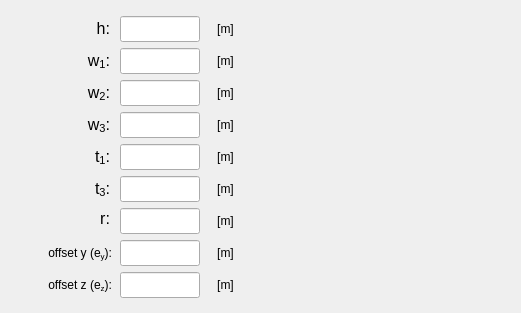
    <widget class="QWidget" name="tab_I_ection">
     <attribute name="title">
      <string>I-section</string>
     </attribute>
     <widget class="QLabel" name="label_3">
      <property name="geometry">
       <rect>
        <x>284</x>
        <y>16</y>
        <width>228</width>
        <height>288</height>
       </rect>
      </property>
      <property name="text">
       <string/>
      </property>
      <property name="pixmap">
       <pixmap>../../../figures/I_profile.PNG</pixmap>
      </property>
      <property name="scaledContents">
       <bool>true</bool>
      </property>
     </widget>
     <widget class="QLabel" name="label_84">
      <property name="geometry">
       <rect>
        <x>20</x>
        <y>176</y>
        <width>90</width>
        <height>26</height>
       </rect>
      </property>
      <property name="minimumSize">
       <size>
        <width>90</width>
        <height>26</height>
       </size>
      </property>
      <property name="maximumSize">
       <size>
        <width>90</width>
        <height>26</height>
       </size>
      </property>
      <property name="text">
       <string>&lt;html&gt;&lt;head/&gt;&lt;body&gt;&lt;p align=&quot;right&quot;&gt;&lt;span style=&quot; font-size:12pt;&quot;&gt;t&lt;/span&gt;&lt;span style=&quot; font-size:12pt; vertical-align:sub;&quot;&gt;3&lt;/span&gt;&lt;span style=&quot; font-size:12pt;&quot;&gt;:&lt;/span&gt;&lt;/p&gt;&lt;/body&gt;&lt;/html&gt;</string>
      </property>
      <property name="alignment">
       <set>Qt::AlignCenter</set>
      </property>
     </widget>
     <widget class="QLineEdit" name="lineEdit_offsetz_I_section">
      <property name="geometry">
       <rect>
        <x>120</x>
        <y>272</y>
        <width>80</width>
        <height>26</height>
       </rect>
      </property>
      <property name="minimumSize">
       <size>
        <width>80</width>
        <height>26</height>
       </size>
      </property>
      <property name="maximumSize">
       <size>
        <width>80</width>
        <height>26</height>
       </size>
      </property>
      <property name="font">
       <font>
        <family>Arial</family>
        <pointsize>11</pointsize>
        <weight>75</weight>
        <italic>true</italic>
        <bold>true</bold>
       </font>
      </property>
      <property name="focusPolicy">
       <enum>Qt::StrongFocus</enum>
      </property>
      <property name="styleSheet">
       <string notr="true">color: rgb(255, 0, 0);</string>
      </property>
      <property name="alignment">
       <set>Qt::AlignCenter</set>
      </property>
     </widget>
     <widget class="QLabel" name="label_139">
      <property name="geometry">
       <rect>
        <x>208</x>
        <y>272</y>
        <width>35</width>
        <height>26</height>
       </rect>
      </property>
      <property name="minimumSize">
       <size>
        <width>35</width>
        <height>26</height>
       </size>
      </property>
      <property name="maximumSize">
       <size>
        <width>35</width>
        <height>26</height>
       </size>
      </property>
      <property name="text">
       <string>[m]</string>
      </property>
      <property name="alignment">
       <set>Qt::AlignCenter</set>
      </property>
     </widget>
     <widget class="QLabel" name="label_76">
      <property name="geometry">
       <rect>
        <x>20</x>
        <y>80</y>
        <width>90</width>
        <height>26</height>
       </rect>
      </property>
      <property name="minimumSize">
       <size>
        <width>90</width>
        <height>26</height>
       </size>
      </property>
      <property name="maximumSize">
       <size>
        <width>90</width>
        <height>26</height>
       </size>
      </property>
      <property name="text">
       <string>&lt;html&gt;&lt;head/&gt;&lt;body&gt;&lt;p align=&quot;right&quot;&gt;&lt;span style=&quot; font-size:12pt;&quot;&gt;w&lt;/span&gt;&lt;span style=&quot; font-size:12pt; vertical-align:sub;&quot;&gt;2&lt;/span&gt;&lt;span style=&quot; font-size:12pt;&quot;&gt;:&lt;/span&gt;&lt;/p&gt;&lt;/body&gt;&lt;/html&gt;</string>
      </property>
      <property name="alignment">
       <set>Qt::AlignCenter</set>
      </property>
     </widget>
     <widget class="QLabel" name="label_140">
      <property name="geometry">
       <rect>
        <x>208</x>
        <y>240</y>
        <width>35</width>
        <height>26</height>
       </rect>
      </property>
      <property name="minimumSize">
       <size>
        <width>35</width>
        <height>26</height>
       </size>
      </property>
      <property name="maximumSize">
       <size>
        <width>35</width>
        <height>26</height>
       </size>
      </property>
      <property name="text">
       <string>[m]</string>
      </property>
      <property name="alignment">
       <set>Qt::AlignCenter</set>
      </property>
     </widget>
     <widget class="QLineEdit" name="lineEdit_height_I_section">
      <property name="geometry">
       <rect>
        <x>120</x>
        <y>16</y>
        <width>80</width>
        <height>26</height>
       </rect>
      </property>
      <property name="minimumSize">
       <size>
        <width>0</width>
        <height>26</height>
       </size>
      </property>
      <property name="maximumSize">
       <size>
        <width>80</width>
        <height>26</height>
       </size>
      </property>
      <property name="sizeIncrement">
       <size>
        <width>80</width>
        <height>26</height>
       </size>
      </property>
      <property name="font">
       <font>
        <family>Arial</family>
        <pointsize>11</pointsize>
        <weight>75</weight>
        <italic>true</italic>
        <bold>true</bold>
       </font>
      </property>
      <property name="focusPolicy">
       <enum>Qt::StrongFocus</enum>
      </property>
      <property name="styleSheet">
       <string notr="true">color: rgb(255, 0, 0);</string>
      </property>
      <property name="alignment">
       <set>Qt::AlignCenter</set>
      </property>
     </widget>
     <widget class="QLabel" name="label_74">
      <property name="geometry">
       <rect>
        <x>20</x>
        <y>112</y>
        <width>90</width>
        <height>26</height>
       </rect>
      </property>
      <property name="minimumSize">
       <size>
        <width>90</width>
        <height>26</height>
       </size>
      </property>
      <property name="maximumSize">
       <size>
        <width>90</width>
        <height>26</height>
       </size>
      </property>
      <property name="text">
       <string>&lt;html&gt;&lt;head/&gt;&lt;body&gt;&lt;p align=&quot;right&quot;&gt;&lt;span style=&quot; font-size:12pt;&quot;&gt;w&lt;/span&gt;&lt;span style=&quot; font-size:12pt; vertical-align:sub;&quot;&gt;3&lt;/span&gt;&lt;span style=&quot; font-size:12pt;&quot;&gt;:&lt;/span&gt;&lt;/p&gt;&lt;/body&gt;&lt;/html&gt;</string>
      </property>
      <property name="alignment">
       <set>Qt::AlignCenter</set>
      </property>
     </widget>
     <widget class="QLabel" name="label_141">
      <property name="geometry">
       <rect>
        <x>208</x>
        <y>80</y>
        <width>35</width>
        <height>26</height>
       </rect>
      </property>
      <property name="minimumSize">
       <size>
        <width>35</width>
        <height>26</height>
       </size>
      </property>
      <property name="maximumSize">
       <size>
        <width>35</width>
        <height>26</height>
       </size>
      </property>
      <property name="text">
       <string>[m]</string>
      </property>
      <property name="alignment">
       <set>Qt::AlignCenter</set>
      </property>
     </widget>
     <widget class="QLineEdit" name="lineEdit_w1_I_section">
      <property name="geometry">
       <rect>
        <x>120</x>
        <y>48</y>
        <width>80</width>
        <height>26</height>
       </rect>
      </property>
      <property name="minimumSize">
       <size>
        <width>0</width>
        <height>24</height>
       </size>
      </property>
      <property name="maximumSize">
       <size>
        <width>80</width>
        <height>26</height>
       </size>
      </property>
      <property name="sizeIncrement">
       <size>
        <width>0</width>
        <height>0</height>
       </size>
      </property>
      <property name="font">
       <font>
        <family>Arial</family>
        <pointsize>11</pointsize>
        <weight>75</weight>
        <italic>true</italic>
        <bold>true</bold>
       </font>
      </property>
      <property name="focusPolicy">
       <enum>Qt::StrongFocus</enum>
      </property>
      <property name="styleSheet">
       <string notr="true">color: rgb(255, 0, 0);</string>
      </property>
      <property name="alignment">
       <set>Qt::AlignCenter</set>
      </property>
     </widget>
     <widget class="QLineEdit" name="lineEdit_offsety_I_section">
      <property name="geometry">
       <rect>
        <x>120</x>
        <y>240</y>
        <width>80</width>
        <height>26</height>
       </rect>
      </property>
      <property name="minimumSize">
       <size>
        <width>80</width>
        <height>26</height>
       </size>
      </property>
      <property name="maximumSize">
       <size>
        <width>80</width>
        <height>26</height>
       </size>
      </property>
      <property name="font">
       <font>
        <family>Arial</family>
        <pointsize>11</pointsize>
        <weight>75</weight>
        <italic>true</italic>
        <bold>true</bold>
       </font>
      </property>
      <property name="focusPolicy">
       <enum>Qt::StrongFocus</enum>
      </property>
      <property name="styleSheet">
       <string notr="true">color: rgb(255, 0, 0);</string>
      </property>
      <property name="alignment">
       <set>Qt::AlignCenter</set>
      </property>
     </widget>
     <widget class="QLabel" name="label_134">
      <property name="geometry">
       <rect>
        <x>208</x>
        <y>176</y>
        <width>35</width>
        <height>26</height>
       </rect>
      </property>
      <property name="minimumSize">
       <size>
        <width>35</width>
        <height>26</height>
       </size>
      </property>
      <property name="maximumSize">
       <size>
        <width>35</width>
        <height>26</height>
       </size>
      </property>
      <property name="text">
       <string>[m]</string>
      </property>
      <property name="alignment">
       <set>Qt::AlignCenter</set>
      </property>
     </widget>
     <widget class="QLineEdit" name="lineEdit_t1_I_section">
      <property name="geometry">
       <rect>
        <x>120</x>
        <y>144</y>
        <width>80</width>
        <height>26</height>
       </rect>
      </property>
      <property name="minimumSize">
       <size>
        <width>0</width>
        <height>24</height>
       </size>
      </property>
      <property name="maximumSize">
       <size>
        <width>80</width>
        <height>26</height>
       </size>
      </property>
      <property name="sizeIncrement">
       <size>
        <width>0</width>
        <height>0</height>
       </size>
      </property>
      <property name="font">
       <font>
        <family>Arial</family>
        <pointsize>11</pointsize>
        <weight>75</weight>
        <italic>true</italic>
        <bold>true</bold>
       </font>
      </property>
      <property name="focusPolicy">
       <enum>Qt::StrongFocus</enum>
      </property>
      <property name="styleSheet">
       <string notr="true">color: rgb(255, 0, 0);</string>
      </property>
      <property name="alignment">
       <set>Qt::AlignCenter</set>
      </property>
     </widget>
     <widget class="QLineEdit" name="lineEdit_w3_I_section">
      <property name="geometry">
       <rect>
        <x>120</x>
        <y>112</y>
        <width>80</width>
        <height>26</height>
       </rect>
      </property>
      <property name="minimumSize">
       <size>
        <width>0</width>
        <height>24</height>
       </size>
      </property>
      <property name="maximumSize">
       <size>
        <width>80</width>
        <height>26</height>
       </size>
      </property>
      <property name="sizeIncrement">
       <size>
        <width>0</width>
        <height>0</height>
       </size>
      </property>
      <property name="font">
       <font>
        <family>Arial</family>
        <pointsize>11</pointsize>
        <weight>75</weight>
        <italic>true</italic>
        <bold>true</bold>
       </font>
      </property>
      <property name="focusPolicy">
       <enum>Qt::StrongFocus</enum>
      </property>
      <property name="styleSheet">
       <string notr="true">color: rgb(255, 0, 0);</string>
      </property>
      <property name="alignment">
       <set>Qt::AlignCenter</set>
      </property>
     </widget>
     <widget class="QLineEdit" name="lineEdit_t3_I_section">
      <property name="geometry">
       <rect>
        <x>120</x>
        <y>176</y>
        <width>80</width>
        <height>26</height>
       </rect>
      </property>
      <property name="minimumSize">
       <size>
        <width>0</width>
        <height>24</height>
       </size>
      </property>
      <property name="maximumSize">
       <size>
        <width>80</width>
        <height>26</height>
       </size>
      </property>
      <property name="sizeIncrement">
       <size>
        <width>0</width>
        <height>0</height>
       </size>
      </property>
      <property name="font">
       <font>
        <family>Arial</family>
        <pointsize>11</pointsize>
        <weight>75</weight>
        <italic>true</italic>
        <bold>true</bold>
       </font>
      </property>
      <property name="focusPolicy">
       <enum>Qt::StrongFocus</enum>
      </property>
      <property name="styleSheet">
       <string notr="true">color: rgb(255, 0, 0);</string>
      </property>
      <property name="alignment">
       <set>Qt::AlignCenter</set>
      </property>
     </widget>
     <widget class="QLabel" name="label_135">
      <property name="geometry">
       <rect>
        <x>208</x>
        <y>208</y>
        <width>35</width>
        <height>26</height>
       </rect>
      </property>
      <property name="minimumSize">
       <size>
        <width>35</width>
        <height>26</height>
       </size>
      </property>
      <property name="maximumSize">
       <size>
        <width>35</width>
        <height>26</height>
       </size>
      </property>
      <property name="text">
       <string>[m]</string>
      </property>
      <property name="alignment">
       <set>Qt::AlignCenter</set>
      </property>
     </widget>
     <widget class="QLabel" name="label_137">
      <property name="geometry">
       <rect>
        <x>22</x>
        <y>240</y>
        <width>90</width>
        <height>26</height>
       </rect>
      </property>
      <property name="minimumSize">
       <size>
        <width>90</width>
        <height>26</height>
       </size>
      </property>
      <property name="maximumSize">
       <size>
        <width>90</width>
        <height>26</height>
       </size>
      </property>
      <property name="text">
       <string>&lt;html&gt;&lt;head/&gt;&lt;body&gt;&lt;p&gt;offset y (e&lt;span style=&quot; vertical-align:sub;&quot;&gt;y&lt;/span&gt;):&lt;/p&gt;&lt;/body&gt;&lt;/html&gt;</string>
      </property>
      <property name="alignment">
       <set>Qt::AlignRight|Qt::AlignTrailing|Qt::AlignVCenter</set>
      </property>
     </widget>
     <widget class="QLabel" name="label_75">
      <property name="geometry">
       <rect>
        <x>20</x>
        <y>48</y>
        <width>90</width>
        <height>26</height>
       </rect>
      </property>
      <property name="minimumSize">
       <size>
        <width>90</width>
        <height>26</height>
       </size>
      </property>
      <property name="maximumSize">
       <size>
        <width>90</width>
        <height>26</height>
       </size>
      </property>
      <property name="text">
       <string>&lt;html&gt;&lt;head/&gt;&lt;body&gt;&lt;p align=&quot;right&quot;&gt;&lt;span style=&quot; font-size:12pt;&quot;&gt;w&lt;/span&gt;&lt;span style=&quot; font-size:12pt; vertical-align:sub;&quot;&gt;1&lt;/span&gt;&lt;span style=&quot; font-size:12pt;&quot;&gt;:&lt;/span&gt;&lt;/p&gt;&lt;/body&gt;&lt;/html&gt;</string>
      </property>
      <property name="alignment">
       <set>Qt::AlignCenter</set>
      </property>
     </widget>
     <widget class="QLabel" name="label_132">
      <property name="geometry">
       <rect>
        <x>22</x>
        <y>272</y>
        <width>90</width>
        <height>26</height>
       </rect>
      </property>
      <property name="minimumSize">
       <size>
        <width>90</width>
        <height>26</height>
       </size>
      </property>
      <property name="maximumSize">
       <size>
        <width>90</width>
        <height>26</height>
       </size>
      </property>
      <property name="text">
       <string>&lt;html&gt;&lt;head/&gt;&lt;body&gt;&lt;p&gt;offset z (e&lt;span style=&quot; vertical-align:sub;&quot;&gt;z&lt;/span&gt;):&lt;/p&gt;&lt;/body&gt;&lt;/html&gt;</string>
      </property>
      <property name="alignment">
       <set>Qt::AlignRight|Qt::AlignTrailing|Qt::AlignVCenter</set>
      </property>
     </widget>
     <widget class="QLabel" name="label_138">
      <property name="geometry">
       <rect>
        <x>208</x>
        <y>112</y>
        <width>35</width>
        <height>26</height>
       </rect>
      </property>
      <property name="minimumSize">
       <size>
        <width>35</width>
        <height>26</height>
       </size>
      </property>
      <property name="maximumSize">
       <size>
        <width>35</width>
        <height>26</height>
       </size>
      </property>
      <property name="text">
       <string>[m]</string>
      </property>
      <property name="alignment">
       <set>Qt::AlignCenter</set>
      </property>
     </widget>
     <widget class="QLabel" name="label_133">
      <property name="geometry">
       <rect>
        <x>208</x>
        <y>48</y>
        <width>35</width>
        <height>26</height>
       </rect>
      </property>
      <property name="minimumSize">
       <size>
        <width>35</width>
        <height>26</height>
       </size>
      </property>
      <property name="maximumSize">
       <size>
        <width>35</width>
        <height>26</height>
       </size>
      </property>
      <property name="text">
       <string>[m]</string>
      </property>
      <property name="alignment">
       <set>Qt::AlignCenter</set>
      </property>
     </widget>
     <widget class="QLineEdit" name="lineEdit_w2_I_section">
      <property name="geometry">
       <rect>
        <x>120</x>
        <y>80</y>
        <width>80</width>
        <height>26</height>
       </rect>
      </property>
      <property name="minimumSize">
       <size>
        <width>0</width>
        <height>24</height>
       </size>
      </property>
      <property name="maximumSize">
       <size>
        <width>80</width>
        <height>26</height>
       </size>
      </property>
      <property name="sizeIncrement">
       <size>
        <width>0</width>
        <height>0</height>
       </size>
      </property>
      <property name="font">
       <font>
        <family>Arial</family>
        <pointsize>11</pointsize>
        <weight>75</weight>
        <italic>true</italic>
        <bold>true</bold>
       </font>
      </property>
      <property name="focusPolicy">
       <enum>Qt::StrongFocus</enum>
      </property>
      <property name="styleSheet">
       <string notr="true">color: rgb(255, 0, 0);</string>
      </property>
      <property name="alignment">
       <set>Qt::AlignCenter</set>
      </property>
     </widget>
     <widget class="QLabel" name="label_77">
      <property name="geometry">
       <rect>
        <x>20</x>
        <y>144</y>
        <width>90</width>
        <height>26</height>
       </rect>
      </property>
      <property name="minimumSize">
       <size>
        <width>90</width>
        <height>26</height>
       </size>
      </property>
      <property name="maximumSize">
       <size>
        <width>90</width>
        <height>26</height>
       </size>
      </property>
      <property name="text">
       <string>&lt;html&gt;&lt;head/&gt;&lt;body&gt;&lt;p align=&quot;right&quot;&gt;&lt;span style=&quot; font-size:12pt;&quot;&gt;t&lt;/span&gt;&lt;span style=&quot; font-size:12pt; vertical-align:sub;&quot;&gt;1&lt;/span&gt;&lt;span style=&quot; font-size:12pt;&quot;&gt;:&lt;/span&gt;&lt;/p&gt;&lt;/body&gt;&lt;/html&gt;</string>
      </property>
      <property name="alignment">
       <set>Qt::AlignCenter</set>
      </property>
     </widget>
     <widget class="QLineEdit" name="lineEdit_radius_I_section">
      <property name="geometry">
       <rect>
        <x>120</x>
        <y>208</y>
        <width>80</width>
        <height>26</height>
       </rect>
      </property>
      <property name="minimumSize">
       <size>
        <width>0</width>
        <height>24</height>
       </size>
      </property>
      <property name="maximumSize">
       <size>
        <width>80</width>
        <height>26</height>
       </size>
      </property>
      <property name="sizeIncrement">
       <size>
        <width>0</width>
        <height>0</height>
       </size>
      </property>
      <property name="font">
       <font>
        <family>Arial</family>
        <pointsize>11</pointsize>
        <weight>75</weight>
        <italic>true</italic>
        <bold>true</bold>
       </font>
      </property>
      <property name="focusPolicy">
       <enum>Qt::StrongFocus</enum>
      </property>
      <property name="styleSheet">
       <string notr="true">color: rgb(255, 0, 0);</string>
      </property>
      <property name="alignment">
       <set>Qt::AlignCenter</set>
      </property>
     </widget>
     <widget class="QLabel" name="label_78">
      <property name="geometry">
       <rect>
        <x>20</x>
        <y>16</y>
        <width>90</width>
        <height>26</height>
       </rect>
      </property>
      <property name="minimumSize">
       <size>
        <width>90</width>
        <height>26</height>
       </size>
      </property>
      <property name="maximumSize">
       <size>
        <width>90</width>
        <height>26</height>
       </size>
      </property>
      <property name="text">
       <string>&lt;html&gt;&lt;head/&gt;&lt;body&gt;&lt;p align=&quot;right&quot;&gt;&lt;span style=&quot; font-size:12pt;&quot;&gt;h:&lt;/span&gt;&lt;/p&gt;&lt;/body&gt;&lt;/html&gt;</string>
      </property>
      <property name="alignment">
       <set>Qt::AlignCenter</set>
      </property>
     </widget>
     <widget class="QLabel" name="label_142">
      <property name="geometry">
       <rect>
        <x>208</x>
        <y>16</y>
        <width>35</width>
        <height>26</height>
       </rect>
      </property>
      <property name="minimumSize">
       <size>
        <width>35</width>
        <height>26</height>
       </size>
      </property>
      <property name="maximumSize">
       <size>
        <width>35</width>
        <height>26</height>
       </size>
      </property>
      <property name="text">
       <string>[m]</string>
      </property>
      <property name="alignment">
       <set>Qt::AlignCenter</set>
      </property>
     </widget>
     <widget class="QLabel" name="label_80">
      <property name="geometry">
       <rect>
        <x>20</x>
        <y>206</y>
        <width>90</width>
        <height>26</height>
       </rect>
      </property>
      <property name="minimumSize">
       <size>
        <width>90</width>
        <height>26</height>
       </size>
      </property>
      <property name="maximumSize">
       <size>
        <width>90</width>
        <height>26</height>
       </size>
      </property>
      <property name="text">
       <string>&lt;html&gt;&lt;head/&gt;&lt;body&gt;&lt;p align=&quot;right&quot;&gt;&lt;span style=&quot; font-size:12pt;&quot;&gt;r:&lt;/span&gt;&lt;/p&gt;&lt;/body&gt;&lt;/html&gt;</string>
      </property>
      <property name="alignment">
       <set>Qt::AlignCenter</set>
      </property>
     </widget>
     <widget class="QLabel" name="label_136">
      <property name="geometry">
       <rect>
        <x>208</x>
        <y>144</y>
        <width>35</width>
        <height>26</height>
       </rect>
      </property>
      <property name="minimumSize">
       <size>
        <width>35</width>
        <height>26</height>
       </size>
      </property>
      <property name="maximumSize">
       <size>
        <width>35</width>
        <height>26</height>
       </size>
      </property>
      <property name="text">
       <string>[m]</string>
      </property>
      <property name="alignment">
       <set>Qt::AlignCenter</set>
      </property>
     </widget>
    </widget>
